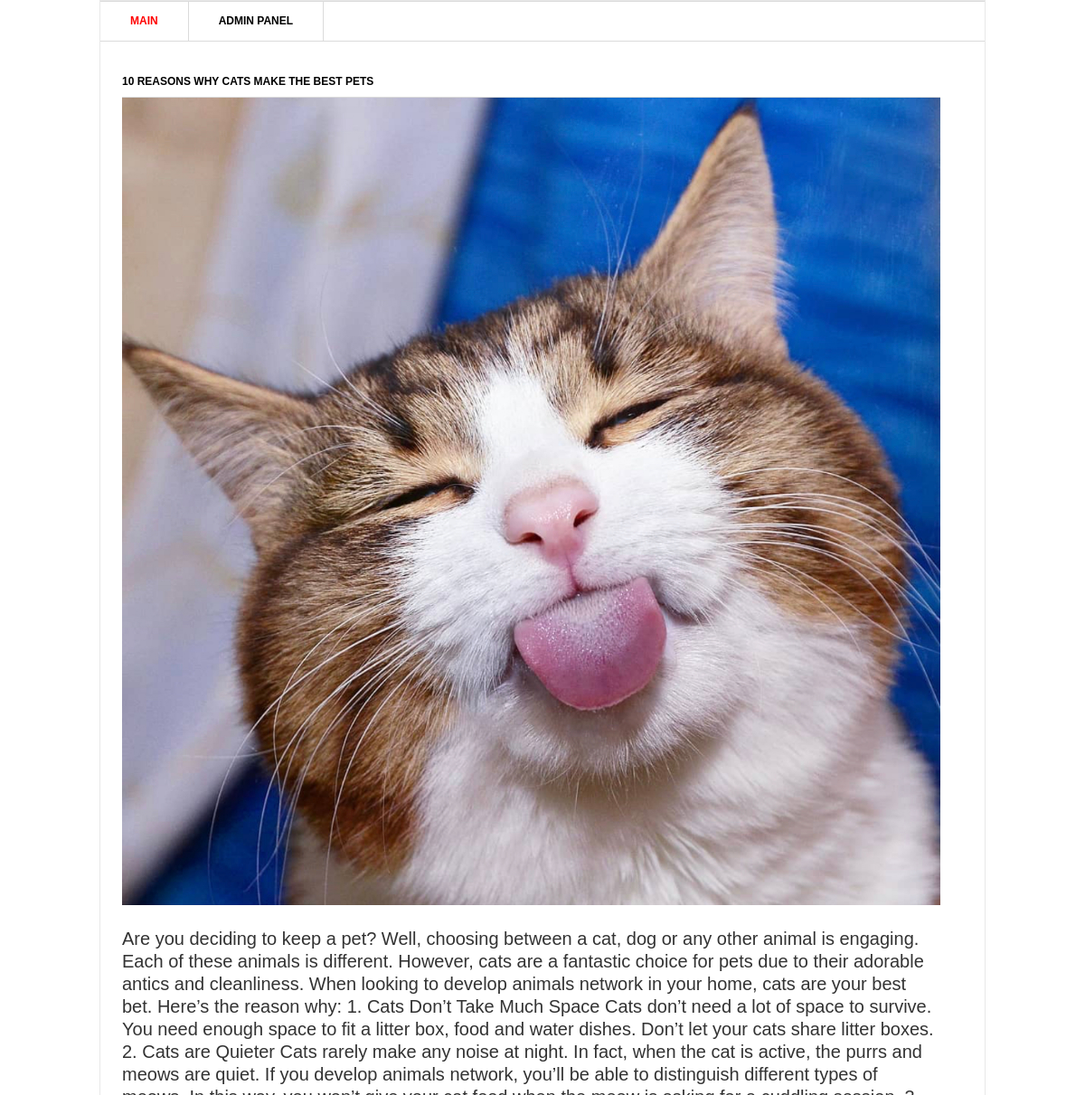
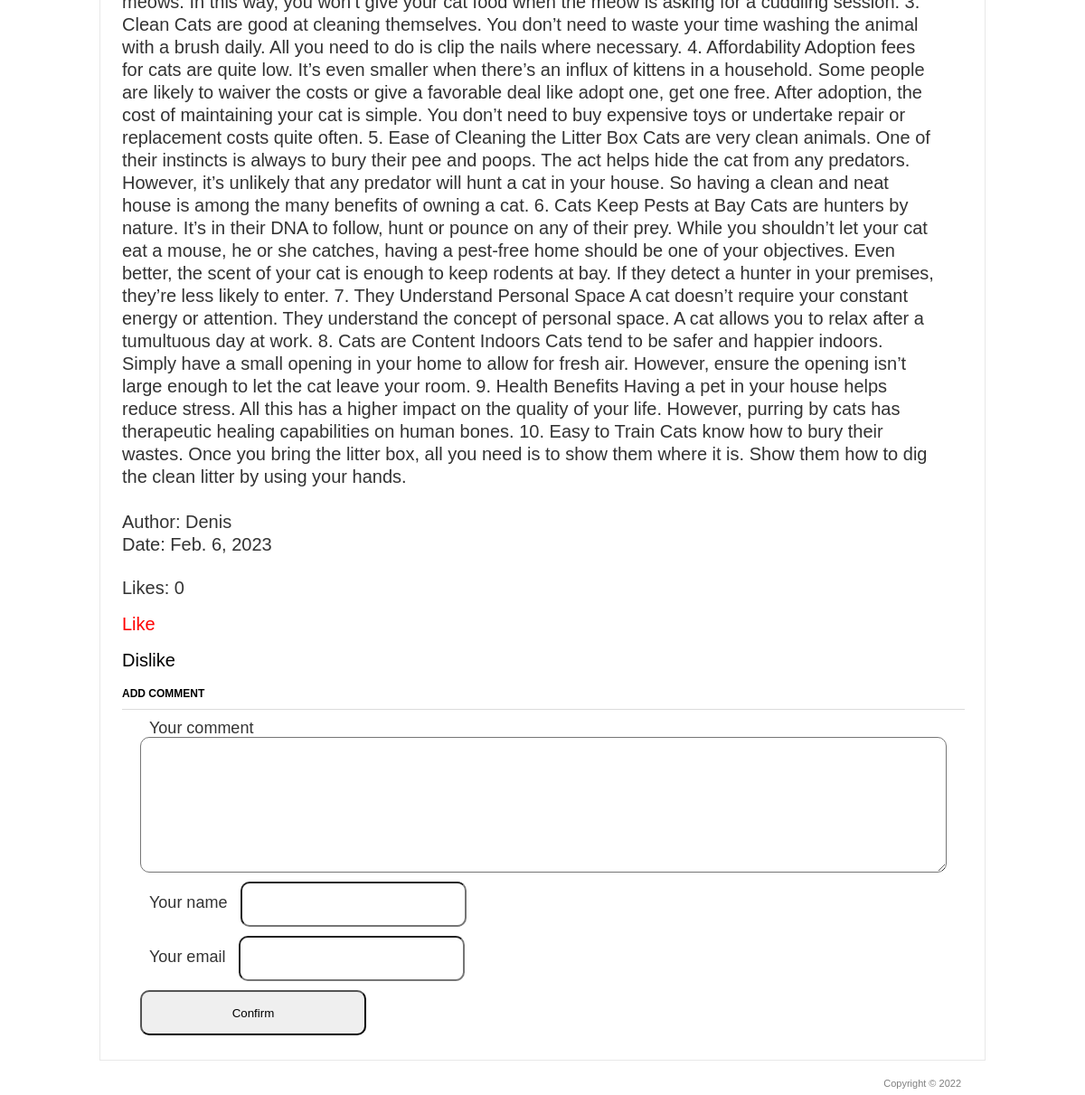
Page /2/ on the committed database (2 pictures, top to bottom).
### blog/models.py (models this page shows, shortened)
class Post(models.Model):
    title = models.CharField('Title', max_length=100)
    description = models.TextField('Main text')
    author = models.CharField('Author name', max_length=100)
    date = models.DateField('Date')
    img = models.ImageField('Image', upload_to='image/%Y')
    class Meta:
        verbose_name = 'Post'
        verbose_name_plural = 'Posts'

### blog/views.py (the view)
# urls.py: path('<int:pk>/', views.PostDetail.as_view()),
class PostDetail(View):
    def get(self, request, pk):
        post = Post.objects.get(id=pk)
        return render(request, 'blog/blog_detail.html', {'post': post})

### templates/blog/blog_detail.html (shortened to what this page needs)
<!DOCTYPE>
{% load static %}
<html >
<head>
	<link rel="stylesheet" href="{% static 'css/style.css' %}" type="text/css" media="all" />
</head>
<body>
<div class="shell">
	<div class="border">
		<div id="navigation">
			<ul>
			    <li><a href="/" class="active">Main</a></li>
			    <li><a href="/admin">Admin panel</a></li>
			</ul>
		</div>
		<div id="main">
			<div id="content" class="left">
				<div class="projects-detail">
					<h3>{{ post.title }}</h3>
                    <a href="#"><img src="{{ post.img.url }}" width="100%" /></a>
					<div class="item-detail">
						<div class="text left">
							<br>
							<p>{{ post.description }}</p>
							<br>
							<p>Author: {{ post.author }} </p>
							<p>Date: {{ post.date }}</p>
							<br>
						</div>
					</div>
				</div>
			</div>
			<div class="Like-part">
				<br>
				<p>Likes: {{ post.likes_set.all.count }}</p>
				<br>
				<a href="{% url 'add_like' post.id %}">Like</a>
				<br>
				<br>
				<a class="dislike" href="{% url 'add_dislike' post.id %}">Dislike</a>
			</div>
			<div class="form-comment">
				<br>
				<h3>Add comment</h3>
				<div>
					<form action="{% url 'add_comments' post.id %}" method="post">
						<div>
							<label>Your comment</label>
							<textarea name="text_comments"></textarea>
							</div>
						<div>
							<label>Your name</label>
							<input type="text" name="name">
							</div>
						<div>
							<label>Your email</label>
							<input type="email" name="email">
							</div>
						<div>
							<button type="submit">Confirm</button>
							</div>
					</form>
				</div>
			</div>
		</div>
	</div>
	<div id="footer">
		<p class="copy right">Copyright &copy;  2022 </p>
	</div>
</div>
</body>
</html>

### static/css/style.css (style rules this page uses)
* { margin: 0; padding: 0; outline:0; }
body { font-size: 12px; line-height: 20px; font-family: Georgia, Arial, Helvetica, Sans-Serif; color: #333; background: url() repeat 0 0; }
a { color: #ff0000; text-decoration: none; cursor:pointer; }
a img { border: 0; }
input, textarea, select { font-family: Arial, Helvetica, sans-serif; font-size:12px; }
textarea { overflow:auto; }
.left, .alignleft { float: left; display: inline; }
.right, .alignright { float: right; display: inline; }
.shell { width: 980px; margin: 0 auto; }
.border { border: 1px solid #e8e8e8; background: #fff; position: relative; }
#navigation { height: 43px; border-top: 1px solid #dbdbdb; border-bottom: 1px solid #dbdbdb; }
#navigation ul { list-style: none; }
#navigation ul li { float: left; height: 43px; border-right: 1px solid #dbdbdb; font-size: 12px; line-height: 43px; font-weight: bold; text-transform: uppercase; }
#navigation ul li a { float: left; height: 43px; color: #000; padding: 0 33px; }
#navigation ul li a:hover, #navigation ul li a.active { color: #ff0000; text-decoration: none; }
#main { width: 932px; padding: 37px 24px 17px 24px; }
#main h3 { font-size: 12px; line-height: 15px; color: #000; text-transform: uppercase; border-bottom: 1px solid #dbdbdb; padding: 0 0 9px 0; }
#content { width: 905px; }
#footer { font-family: Arial, sans-serif; font-size: 11px; line-height: 14px; color: #7f7f7f; padding: 18px 27px 20px 38px; }
.form-comment { font-size: 18px; }
.form-comment label { margin: 10px 10px; }
.form-comment input { border-radius: 10px; padding: 20px; height: 50px; width: 250px; }
.form-comment textarea { border-radius: 10px; padding: 20px; height: 150px; width: 100%; resize: vertical; }
.form-comment div { margin: 10px; }
.form-comment button { height: 50px; width: 250px; border-radius: 10px; }
.like-part { font-size: 20px; border-radius: 10px; }
.item-detail { font-size: 20px; height: 150px; width: 100%; line-height: 25px; }
.like-part .dislike { color: black; }

### rows in the picture
Post: title "10 REASONS WHY CATS MAKE THE BEST PETS", img (picture), description "Are you deciding to keep a pet? Well, choosing between a cat, dog or any other animal is engaging. Each of these animals is different. However, cats are a fantastic choice for pets due to their adorable antics and cleanliness. When looking to develop animals network in your home, cats are your best bet. Here’s the reason why: 1. Cats Don’t Take Much Space Cats don’t need a lot of space to survive. You need enough space to fit a litter box, food and water dishes. Don’t let your cats share litter boxes. 2. Cats are Quieter Cats rarely make any noise at night. In fact, when the cat is active, the purrs and meows are quiet. If you develop animals network, you’ll be able to distinguish different…", author "Denis", date "Feb. 6, 2023", likes_set.all.count "0"
